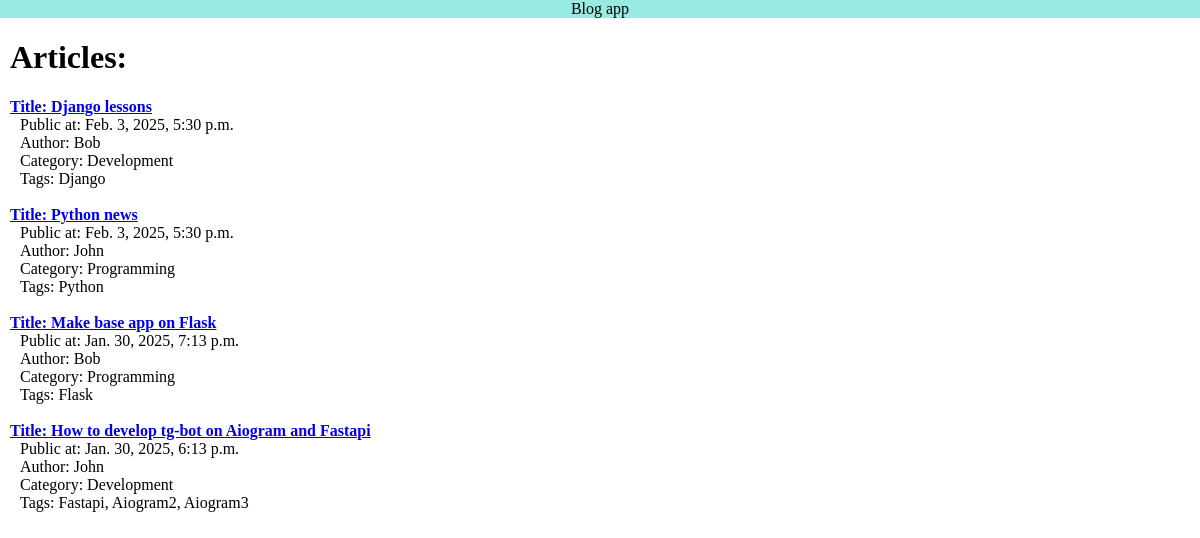
Screenshot of /blog/articles/ with the database file from the repository.
### blogapp/models.py (models this page shows, shortened)
class Article(models.Model):
    title = models.CharField(max_length=200)
    content = models.TextField()
    pub_date = models.DateTimeField(null=True, blank=True)
    author = models.ForeignKey(Author, on_delete=models.CASCADE)
    category = models.ForeignKey(Category, on_delete=models.CASCADE)
    tags = models.ManyToManyField(Tag, related_name="articles")

class Author(models.Model):
    name = models.CharField(max_length=100)
    bio = models.TextField(null=True, blank=True)
    def __str__(self):
        return self.name

class Category(models.Model):
    name = models.CharField(max_length=40)
    def __str__(self):
        return self.name

class Tag(models.Model):
    name = models.CharField(max_length=20)
    def __str__(self):
        return self.name

### blogapp/views.py (the view)
# urls.py: path("articles/", ArticleListView.as_view(), name="articles_list"),
class ArticleListView(ListView):
    queryset = (
        Article.objects.select_related("author")
        .select_related("category")
        .prefetch_related("tags")
        .filter(pub_date__isnull=False)
        .order_by("-pub_date")
        .defer("content")
    )
    template_name = "blogapp/article_list.html"
    context_object_name = "articles"

### blogapp/templates/blogapp/article_list.html (shortened to what this page needs)
{% extends 'blogapp/base.html' %}
{% block body %}
	<h1>Articles:</h1>
  <div>
    {% for article in articles %}
      <div id="article-block">
        <a href="{% url "blogapp:article_detail" pk=article.pk %}">
          <h4 id="article-detail-ref">Title: {{ article.title }}</h4>
        </a>
        <p>Public at: {{ article.pub_date }}</p>
        <p>Author: {{ article.author }}</p>
        <p>Category: {{ article.category }}</p>
        <p>Tags: {{ article.tags.all|join:", " }}</p>
      </div>
      <br>
    {% empty%}
      <div>Articles not public yet</div>
    {% endfor %}
  </div>
{% endblock %}

### blogapp/templates/blogapp/base.html (style rules this page uses)
body { margin: 0; }

### blogapp/templates/blogapp/article_list.html (style rules this page uses)
#article-detail-ref { margin: 0 0 0 0; }
#article-block p { margin: 0 0 0 10px; }

### rows the page displays
Article: title "Django lessons", pub_date "Feb. 3, 2025, 5:30 p.m.", author "Bob", category "Development", tags.all "Django"
Article: title "Python news", pub_date "Feb. 3, 2025, 5:30 p.m.", author "John", category "Programming", tags.all "Python"
Article: title "Make base app on Flask", pub_date "Jan. 30, 2025, 7:13 p.m.", author "Bob", category "Programming", tags.all "Flask"
Article: title "How to develop tg-bot on Aiogram and Fastapi", pub_date "Jan. 30, 2025, 6:13 p.m.", author "John", category "Development", tags.all "Fastapi, Aiogram2, Aiogram3"
